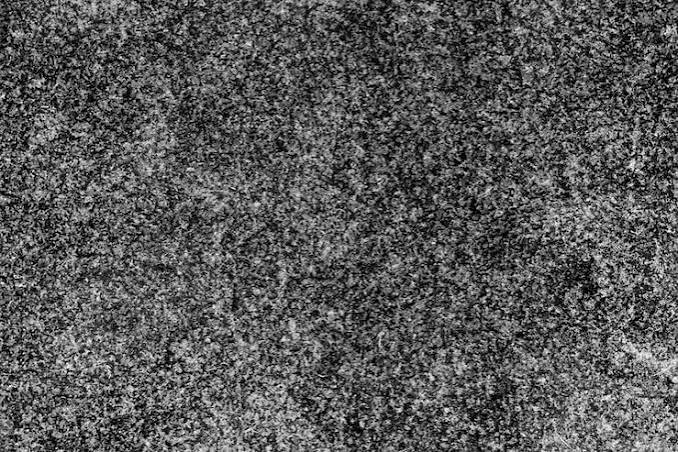
#> input picture Images_Vision/noise_image.jpg, 678 x 452 px
$ jupyter execute 26-Segmentation-OTSU.ipynb
#> lines starting #> are read from the running program, lines starting #| are printed output that depends on the picture; after the words box and inside, x2 and y2 are one past the last pixel; in counts of white or black regions, pixels touching at a corner belong together
[cell 1]
import cv2
import numpy as np
import matplotlib.pyplot as plt
import os
os.chdir(r"C:\Users\DT1\Desktop\proj-python\Images_Vision")

# Otsu calculates the optimal threshold from the image histogram

[cell 2]
img=cv2.imread("noise_image.jpg",0)
#> img is the input picture: shape (452, 678); min 0, max 255, mean 89.1
ret,th1=cv2.threshold(img,127,255,cv2.THRESH_BINARY)
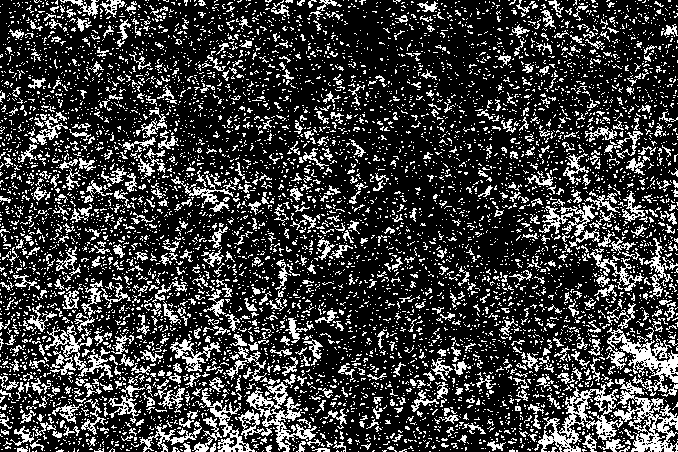
#> th1: shape (452, 678); 23.3% white in thin lines or dots
ret,th2=cv2.threshold(img,0,255,cv2.THRESH_BINARY+cv2.THRESH_OTSU)
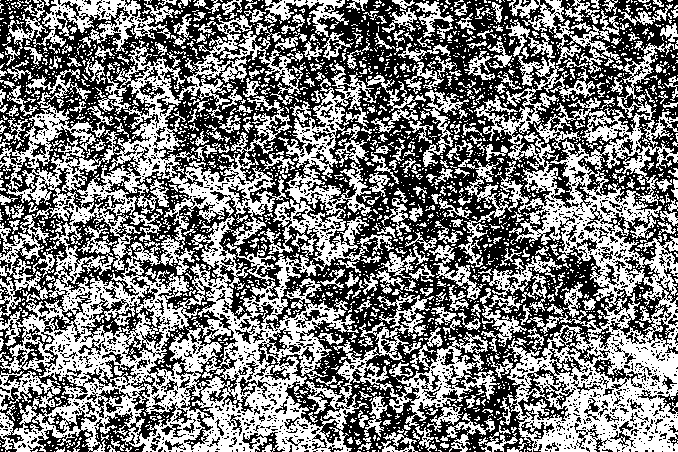
#> th2: shape (452, 678); 48.2% white; 2662 white regions (2279 under 20 px), largest, box (x1, y1, x2, y2) and area: (0, 47, 392, 452) 58924, (458, 40, 678, 452) 29332, (333, 295, 500, 432) 5589
#> ret = 90
blur=cv2.GaussianBlur(img,(5,5),0)
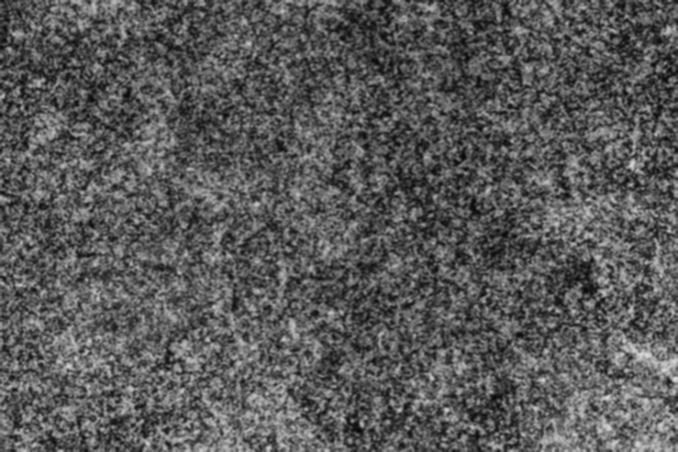
#> blur: shape (452, 678); min 7, max 220, mean 89.1
ret,th3=cv2.threshold(blur,0,255,cv2.THRESH_BINARY+cv2.THRESH_OTSU)
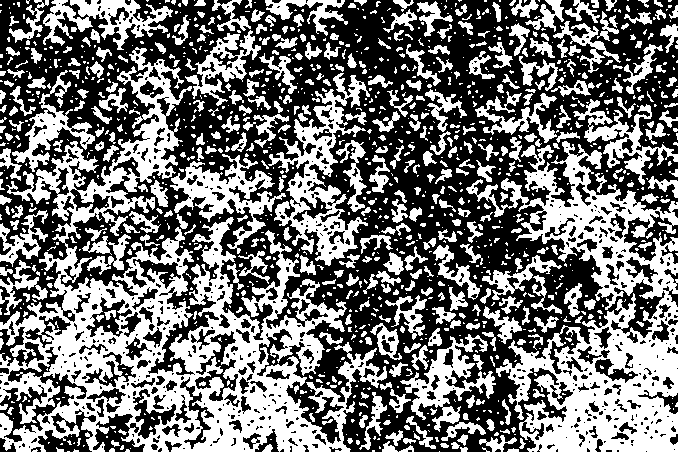
#> th3: shape (452, 678); 45.4% white; 1239 white regions (819 under 20 px), largest, box (x1, y1, x2, y2) and area: (0, 47, 387, 452) 45300, (466, 141, 678, 452) 25473, (268, 73, 370, 266) 6041
#> ret = 91
images=[img,0,th1,
img,0,th2,
blur,0,th3]
titles=["Original image","histogram","Global Threshold",
"Original image","histogram","THRESH_OTSU Threshold",
"Blur image","histogram","THRESH_OTSU+BLUR"]
plt.figure(figsize=(15,12))
for i in range(3):
    plt.subplot(3,3,i*3+1)
    plt.imshow(images[i*3],"gray")
    plt.xticks([]),plt.yticks([])
    plt.title(titles[i*3])


    plt.subplot(3,3,i*3+2)
    plt.hist(images[i*3].ravel(),256,[0,256])
    plt.xticks([]),plt.yticks([])
    plt.title(titles[i*3+1])

    plt.subplot(3,3,i*3+3)
    plt.imshow(images[i*3+2],"gray")
    plt.xticks([]),plt.yticks([])
    plt.title(titles[i*3+2])
plt.show()
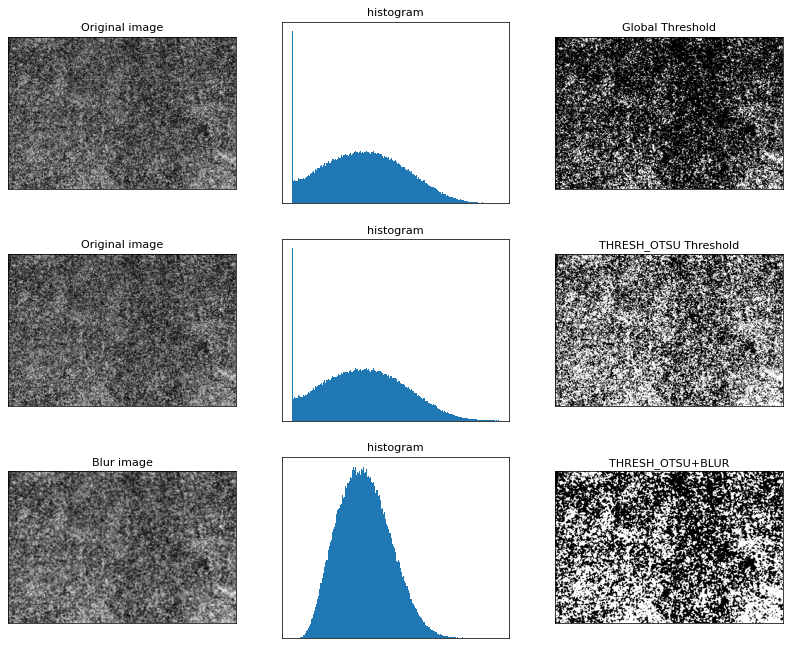
#> figure drawn by matplotlib, 9 panels

$ run again, with Images_Vision/image_11.jpg copied over Images_Vision/noise_image.jpg
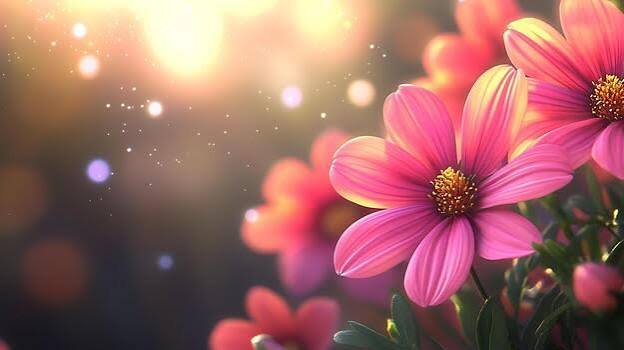
#> input picture Images_Vision/image_11.jpg, 624 x 350 px
#> `ret,th1=cv2.threshold(img,127,255,cv2.THRESH_BINARY)`:
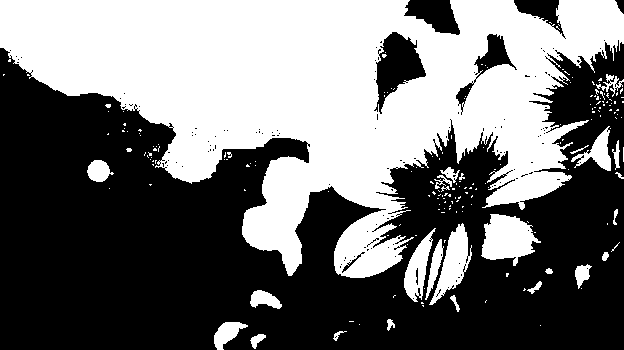
#> th1: shape (350, 624); 44.8% white; 195 white regions (169 under 20 px), largest, box (x1, y1, x2, y2) and area: (0, 0, 624, 278) 89020, (481, 214, 541, 266) 1956, (429, 223, 472, 305) 1424
#> th2: shape (350, 624); 46.5% white; 186 white regions (161 under 20 px), largest, box (x1, y1, x2, y2) and area: (0, 0, 624, 278) 92192, (481, 214, 541, 266) 2035, (429, 223, 474, 305) 1508
#> `ret,th2=cv2.threshold(img,0,255,cv2.THRESH_BINARY+cv2.THRESH_OTSU)`: ret = 124
#> `ret,th3=cv2.threshold(blur,0,255,cv2.THRESH_BINARY+cv2.THRESH_OTSU)`:
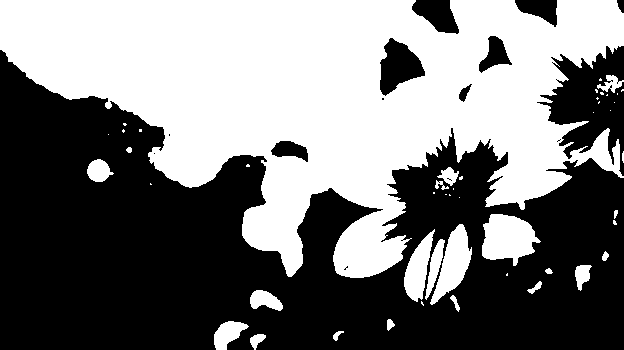
#> th3: shape (350, 624); 47.2% white; 48 white regions (26 under 20 px), largest, box (x1, y1, x2, y2) and area: (0, 0, 624, 278) 95019, (482, 214, 541, 266) 2046, (430, 224, 472, 305) 1568
#> `ret,th3=cv2.threshold(blur,0,255,cv2.THRESH_BINARY+cv2.THRESH_OTSU)`: ret = 123

$ run again, with Images_Vision/image_14.jpg copied over Images_Vision/noise_image.jpg
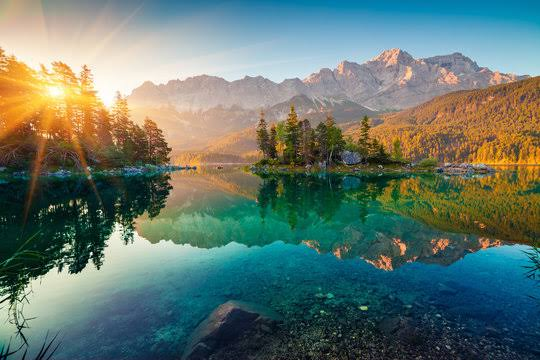
#> input picture Images_Vision/image_14.jpg, 540 x 360 px
#> `ret,th1=cv2.threshold(img,127,255,cv2.THRESH_BINARY)`:
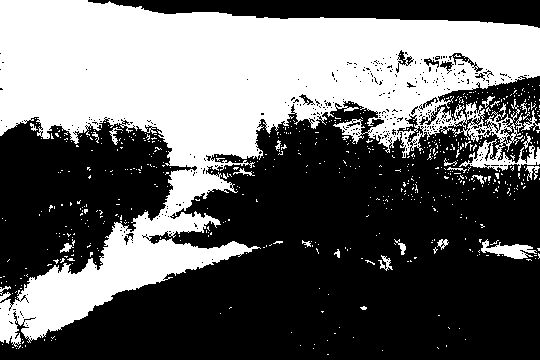
#> th1: shape (360, 540); 40.3% white; 649 white regions (624 under 20 px), largest, box (x1, y1, x2, y2) and area: (0, 0, 540, 347) 74749, (481, 239, 537, 259) 525, (521, 110, 540, 131) 114
#> th2: shape (360, 540); 44.7% white; 681 white regions (654 under 20 px), largest, box (x1, y1, x2, y2) and area: (0, 0, 540, 349) 83226, (475, 238, 540, 261) 670, (471, 175, 491, 187) 116
#> ret = 117
#> `ret,th3=cv2.threshold(blur,0,255,cv2.THRESH_BINARY+cv2.THRESH_OTSU)`:
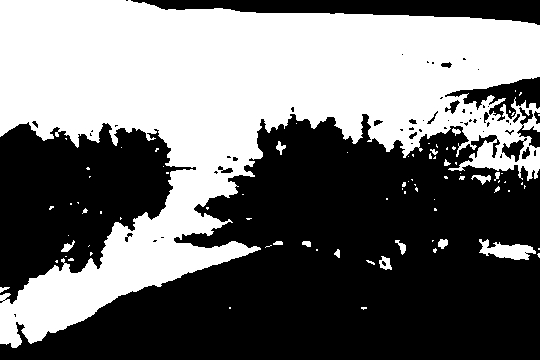
#> th3: shape (360, 540); 44.4% white; 83 white regions (65 under 20 px), largest, box (x1, y1, x2, y2) and area: (0, 0, 540, 348) 84528, (479, 239, 536, 260) 662, (379, 256, 392, 270) 110
